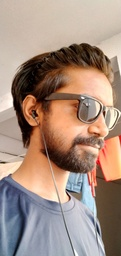
#> input picture Python/Project_A/arjun.jpg, 121 x 256 px, shrunk from 2160 x 4560 before the run
$ python image_example.py
#> lines starting #> are read from the running program, lines starting #| are printed output that depends on the picture
### Python/Project_A/simpleimage.py
#!/usr/bin/env python3

"""
Stanford CS106AP SimpleImage

Written by Nick Parlante, Sonja Johnson-Yu, and Nick Bowman.
 -7/2019  version, has file reading, pix, foreach, hidden get/setpix

SimpleImage Features:
Create image:
  image = SimpleImage.blank(400, 200)   # create new image of size
  image = SimpleImage('foo.jpg')        # create from file

Access size
  image.width, image.height

Get pixel at x,y
  pix = image.get_pixel(x, y)
  # pix is RGB tuple like (100, 200, 0)

Set pixel at x,y
  image.set_pixel(x, y, pix)   # set data by tuple also

Get Pixel object at x,y
  pixel = image.get_pixel(x, y)
  pixel.red = 0
  pixel.blue = 255

Show image on screen
  image.show()

The main() function below demonstrates the above functions as a test.
"""

import sys
# If the following line fails, "Pillow" needs to be installed
from PIL import Image


def clamp(num):
    """
    Return a "clamped" version of the given num,
    converted to be an int limited to the range 0..255 for 1 byte.
    """
    num = int(num)
    if num < 0:
        return 0
    if num >= 256:
        return 255
    return num


class Pixel(object):
    """
    A pixel at an x,y in a SimpleImage.
    Supports set/get .red .green .blue
    and get .x .y
    """
    def __init__(self, image, x, y):
        self.image = image
        self._x = x
        self._y = y

    def __str__(self):
        return 'r:' + str(self.red) + ' g:' + str(self.green) + ' b:' + str(self.blue)

    # Pillow image stores each pixel color as a (red, green, blue) tuple.
    # So the functions below have to unpack/repack the tuple to change anything.

    @property
    def red(self):
        return self.image.px[self._x, self._y][0]

    @red.setter
    def red(self, value):
        rgb = self.image.px[self._x, self._y]
        self.image.px[self._x, self._y] = (clamp(value), rgb[1], rgb[2])

    @property
    def green(self):
        return self.image.px[self._x, self._y][1]

    @green.setter
    def green(self, value):
        rgb = self.image.px[self._x, self._y]
        self.image.px[self._x, self._y] = (rgb[0], clamp(value), rgb[2])

    @property
    def blue(self):
        return self.image.px[self._x, self._y][2]

    @blue.setter
    def blue(self, value):
        rgb = self.image.px[self._x, self._y]
        self.image.px[self._x, self._y] = (rgb[0], rgb[1], clamp(value))

    @property
    def x(self):
        return self._x

    @property
    def y(self):
        return self._y


# color tuples for background color names 'red' 'white' etc.
BACK_COLORS = {
    'white': (255, 255, 255),
    'black': (0, 0, 0),
    'red': (255, 0, 0),
    'green': (0, 255, 0),
    'blue': (0, 0, 255),
}


class SimpleImage(object):
    def __init__(self, filename, width=0, height=0, back_color=None):
        """
        Create a new image. This case works: SimpleImage('foo.jpg')
        To create a blank image use SimpleImage.blank(500, 300)
        The other parameters here are for internal/experimental use.
        """
        # Create pil_image either from file, or making blank
        if filename:
            self.pil_image = Image.open(filename).convert("RGB")
            if self.pil_image.mode != 'RGB':
                raise Exception('Image file is not RGB')
            self._filename = filename  # hold onto
        else:
            if not back_color:
                back_color = 'white'
            color_tuple = BACK_COLORS[back_color]
            if width == 0 or height == 0:
                raise Exception('Creating blank image requires width/height but got {} {}'
                                .format(width, height))
            self.pil_image = Image.new('RGB', (width, height), color_tuple)
        self.px = self.pil_image.load()
        size = self.pil_image.size
        self._width = size[0]
        self._height = size[1]
        self.curr_x = 0
        self.curr_y = 0

    def __iter__(self):
        return self

    def __next__(self):
        if self.curr_x < self.width and self.curr_y < self.height:
            x = self.curr_x
            y = self.curr_y
            self.increment_curr_counters()
            return Pixel(self, x, y)
        else:
            self.curr_x = 0
            self.curr_y = 0
            raise StopIteration()

    def increment_curr_counters(self):
        self.curr_x += 1
        if self.curr_x == self.width:
            self.curr_x = 0
            self.curr_y += 1

    # [9 lines left out: functions blank, file, not called in this run]

    @property
    def width(self):
        """Width of image in pixels."""
        return self._width

    @property
    def height(self):
        """Height of image in pixels."""
        return self._height

    # [25 lines left out: functions get_pixel, set_pixel, set_rgb, not called in this run]

    def _get_pix_(self, x, y):
        """Get pix RGB tuple (200, 100, 50) for the given x,y."""
        return self.px[x, y]

    def _set_pix_(self, x, y, pix):
        """Set the given pix RGB tuple into the image at the given x,y."""
        self.px[x, y] = pix

    def show(self):
        """Displays the image using an external utility."""
        self.pil_image.show()

    # [39 lines left out: functions make_as_big_as, main, not called in this run]


# [2 lines that do not run on import are left out]

### Python/Project_A/image_example.py
"""
This program contains several examples of functions that
manipulate an image to show how the SimpleImage library works.
"""

from simpleimage import SimpleImage

def darker(image):
    """
    Makes image passed in darker by halving red, green, blue values.
    Note: changes in image persist after function ends.
    """
    # Demonstrate looping over all the pixels of an image,
    # changing each pixel to be half its original intensity.
    for pixel in image:
        pixel.red = pixel.red // 2
        pixel.green = pixel.green // 2
        pixel.blue = pixel.blue // 2

def red_channel(filename):
    """
    Reads image from file specified by filename.
    Changes the image as follows:
    For every pixel, set green and blue values to 0
    yielding the red channel.
    Return the changed image.
    """
    image = SimpleImage(filename)
    for pixel in image:
        pixel.green = 0
        pixel.blue = 0
    return image

def compute_luminosity(red, green, blue):
    """
    Calculates the luminosity of a pixel using NTSC formula
    to weight red, green, and blue values appropriately.
    """
    return (0.299 * red) + (0.587 * green) + (0.114 * blue)

def grayscale(filename):
    """
    Reads image from file specified by filename.
    Change the image to be grayscale using the NTSC
    luminosity formula and return it.
    """
    image = SimpleImage(filename)
    for pixel in image:
        luminosity = compute_luminosity(pixel.red, pixel.green, pixel.blue)
        pixel.red = luminosity
        pixel.green = luminosity
        pixel.blue = luminosity
    return image

def main():
    """
    Run your desired image manipulation functions here.
    You should store the return value (image) and then
    call .show() to visualize the output of your program.
    """
    arjun = SimpleImage('arjun.jpg')
#> in __init__, self.pil_image is the input picture: PIL image 121x256 RGB; mean R, G, B 165.8, 141.8, 128
    arjun.show()

    darker(arjun)
    arjun.show()
#> in show (call 2), `self.pil_image.show()`:
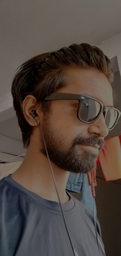
#> shown: PIL image 121x256 RGB; mean R, G, B 82.6, 70.7, 63.8

    red_arjun = red_channel('arjun.jpg')
    red_arjun.show()
#> in show (call 3), `self.pil_image.show()`:
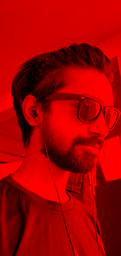
#> shown: PIL image 121x256 RGB; mean R, G, B 165.8, 0, 0

    grayscale_arjun = grayscale('arjun.jpg')
    grayscale_arjun.show()
#> in show (call 4), `self.pil_image.show()`:
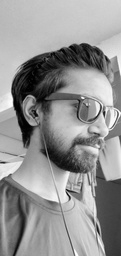
#> shown: PIL image 121x256 RGB; min 0, max 253, mean 146.9

if __name__ == '__main__':
    main()

$ run again, with Python/Project_A/flower.png saved as Python/Project_A/arjun.jpg
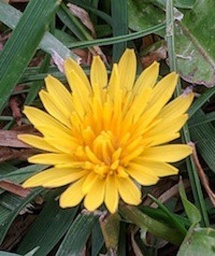
#> input picture Python/Project_A/flower.png, 215 x 256 px, shrunk from 400 x 476 before the run
#> in __init__, self.pil_image is the input picture: PIL image 215x256 RGB; mean R, G, B 123.8, 113.3, 55.1
#> in show (call 3), `self.pil_image.show()`:
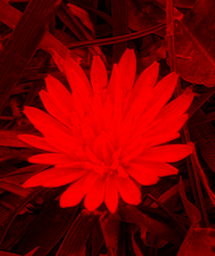
#> shown: PIL image 215x256 RGB; mean R, G, B 123.8, 0, 0
#> in show (call 4), `self.pil_image.show()`:
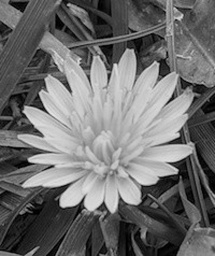
#> shown: PIL image 215x256 RGB; min 0, max 231, mean 109.3
